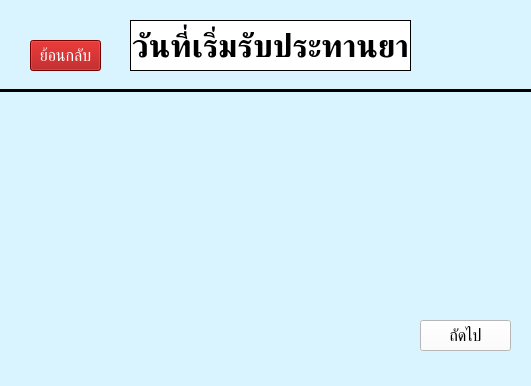
<?xml version="1.0" encoding="UTF-8"?>
<ui version="4.0">
 <class>day_start</class>
 <widget class="QMainWindow" name="day_start">
  <property name="geometry">
   <rect>
    <x>0</x>
    <y>0</y>
    <width>531</width>
    <height>386</height>
   </rect>
  </property>
  <property name="windowTitle">
   <string>วันที่เริ่มรับประทานยา</string>
  </property>
  <property name="styleSheet">
   <string notr="true">background-color: rgb(217, 244, 255)</string>
  </property>
  <widget class="QWidget" name="centralwidget">
   <widget class="QLabel" name="label">
    <property name="geometry">
     <rect>
      <x>130</x>
      <y>20</y>
      <width>281</width>
      <height>51</height>
     </rect>
    </property>
    <property name="font">
     <font>
      <pointsize>24</pointsize>
      <weight>75</weight>
      <bold>true</bold>
     </font>
    </property>
    <property name="styleSheet">
     <string notr="true">background-color: rgb(255, 255, 255);</string>
    </property>
    <property name="frameShape">
     <enum>QFrame::Box</enum>
    </property>
    <property name="lineWidth">
     <number>1</number>
    </property>
    <property name="text">
     <string>วันที่เริ่มรับประทานยา</string>
    </property>
    <property name="textFormat">
     <enum>Qt::AutoText</enum>
    </property>
    <property name="scaledContents">
     <bool>false</bool>
    </property>
    <property name="alignment">
     <set>Qt::AlignCenter</set>
    </property>
    <property name="wordWrap">
     <bool>true</bool>
    </property>
   </widget>
   <widget class="QPushButton" name="add_back_pushButton">
    <property name="geometry">
     <rect>
      <x>30</x>
      <y>40</y>
      <width>71</width>
      <height>31</height>
     </rect>
    </property>
    <property name="font">
     <font>
      <pointsize>12</pointsize>
     </font>
    </property>
    <property name="styleSheet">
     <string notr="true">color: rgb(255, 255, 255);
background-color: rgb(166, 0, 0)</string>
    </property>
    <property name="text">
     <string>ย้อนกลับ</string>
    </property>
   </widget>
   <widget class="Line" name="line">
    <property name="geometry">
     <rect>
      <x>-10</x>
      <y>80</y>
      <width>551</width>
      <height>20</height>
     </rect>
    </property>
    <property name="frameShadow">
     <enum>QFrame::Plain</enum>
    </property>
    <property name="lineWidth">
     <number>3</number>
    </property>
    <property name="orientation">
     <enum>Qt::Horizontal</enum>
    </property>
   </widget>
   <widget class="QPushButton" name="next_pushButton">
    <property name="geometry">
     <rect>
      <x>420</x>
      <y>320</y>
      <width>91</width>
      <height>31</height>
     </rect>
    </property>
    <property name="font">
     <font>
      <pointsize>12</pointsize>
     </font>
    </property>
    <property name="styleSheet">
     <string notr="true">background-color: rgb(255, 255, 255);</string>
    </property>
    <property name="text">
     <string>ถัดไป</string>
    </property>
   </widget>
  </widget>
 </widget>
 <resources/>
 <connections/>
</ui>
